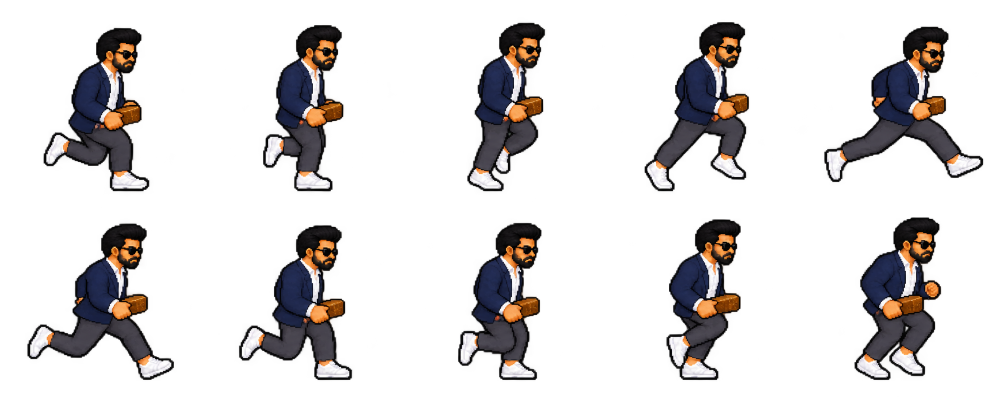
#> input picture prompts/gomelo-panela-run-source.png, 1983 x 793 px (shown at 1/2 size)
$ python prepare-student-kick-combo.py ../prompts/gomelo-panela-run-source.png
#> lines starting #> are read from the running program, lines starting #| are printed output that depends on the picture; after the words box and inside, x2 and y2 are one past the last pixel; in counts of white or black regions, pixels touching at a corner belong together
"""Keep the complete circular kick arc and normalize all eighteen poses together."""
from pathlib import Path
import sys
import numpy as np
from scipy.ndimage import label
from PIL import Image,ImageDraw

ROOT=Path(__file__).resolve().parents[1]
source=Image.open(sys.argv[1]).convert('RGBA')
#> source is the input picture: PIL image 1983x793 RGBA; mean R, G, B, A 19, 16.3, 16.2, 52.3
pixels=np.array(source);alpha=pixels[:,:,3]
#> after `alpha = pixels[:, :, 3]`:
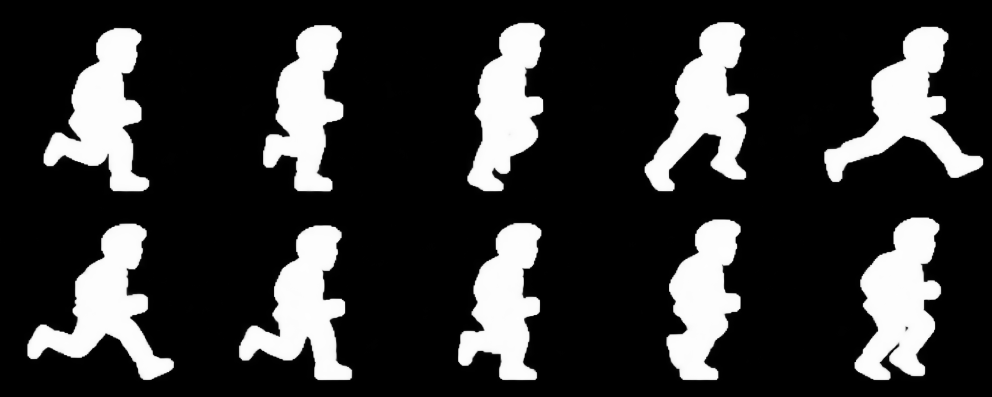
#> alpha: shape (793, 1983) (shown at 1/2 size); min 0, max 255, mean 52.3
assert (alpha==0).sum()>source.width*source.height*.3,'source must have a truly transparent background'
rows=(alpha>32).sum(axis=1)>8
bands=[];start=None
for y,occupied in enumerate(list(rows)+[False]):
    if occupied and start is None:start=y
    if not occupied and start is not None:
        if y-start>20:bands.append((max(0,start-2),min(source.height,y+2)))
        start=None
#> this loop made 794 passes
#> occupied on pass 45: True
#> after the loop, bands = [(42, 385), (433, 763)]
#> (the run stopped early here; a loop or call above may not have finished)

$ run again, on prompts/air-roll/gymbro-source.png
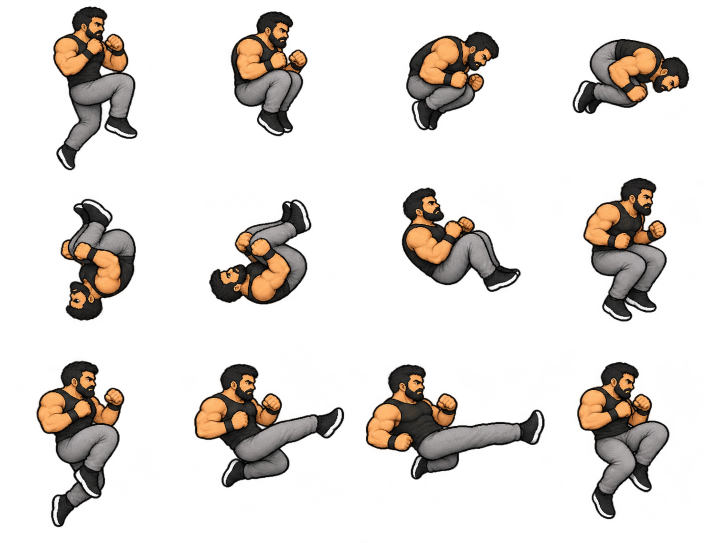
#> input picture prompts/air-roll/gymbro-source.png, 1448 x 1086 px (shown at 1/2 size)
#> source is the input picture: PIL image 1448x1086 RGBA; mean R, G, B, A 26, 21.2, 17, 52.6
#> the loop `for y,occupied in enumerate(list(rows)+[False]):` made 1087 passes
#> occupied on passes 1 to 8: False, False, False, False, False, False, False, False
#> after the loop `for y,occupied in enumerate(list(rows)+[False]):`: bands = [(11, 342), (354, 646), (720, 1056)]
#> the loop `for top,bottom in bands:` made 3 passes
#> after the loop `for top,bottom in bands:`:
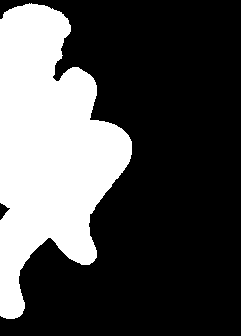
#> mask: shape (336, 241) bool; 30.4% white; 1 white region, box (x1, y1, x2, y2) and area: (0, 3, 132, 319) 24655
#> after the loop `for top,bottom in bands:`:
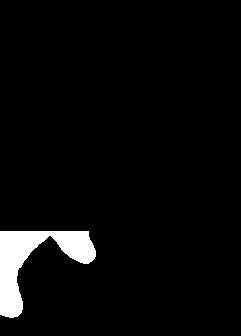
#> shoes: shape (336, 241) bool; 4.1% white; 1 white region, box (x1, y1, x2, y2) and area: (0, 231, 96, 318) 3306
#> after the loop `for top,bottom in bands:`: cells = 18 items; feet = [329, 266, 261, 249, 216, 204, 286, 251, 254, 216, 265, 288, 333, 254, 239, 238, 314, 318]
